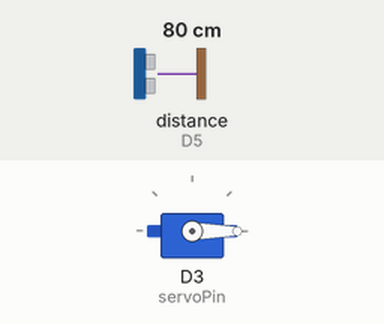
Simulated run of this sketch. Board: ESP8266 (NodeMCU). Parts: servo. Wiring (inferred from the names in the program): ultrasonic range finder: trigger D2; echo D5. The inputs (shaded band) are chosen by the test bench; at power-on: distance to the obstacle (sensor on D5) 80 cm. The echo pulse lasts 58.3 µs per cm.

Above: at 1.2 s.
1.3 s: distance to the obstacle (sensor on D5) set to 12 cm
2.8 s: distance to the obstacle (sensor on D5) set to 9 cm
At 3.1 s:
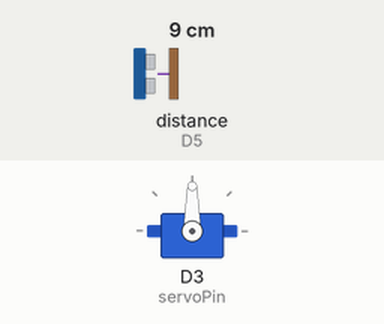
4.3 s: distance to the obstacle (sensor on D5) set to 18 cm
At 4.9 s:
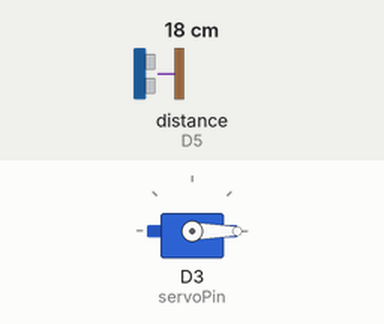
5.9 s: distance to the obstacle (sensor on D5) set to 2 cm
At 6.8 s:
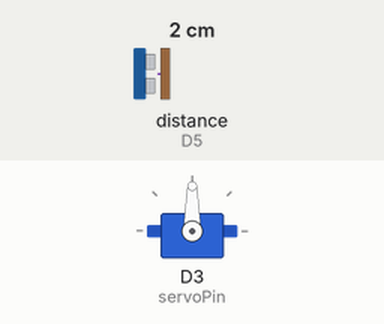
Timing chart, 0 to 8.4 s (numbered marks = the images above; inputs shaded):
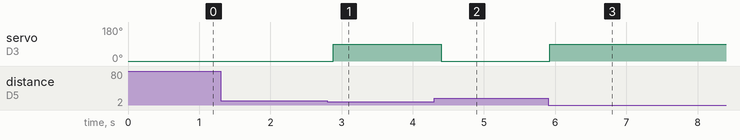

The sketch:

Smart_parking_using_sonar.ino
```cpp
#include <Servo.h>

Servo servo;  // create a servo object to control the servo
int servoPin = D3; // servo signal pin
int trigPin = D2; // ultrasonic sensor trigger pin
int echoPin = D5; // ultrasonic sensor echo pin
long duration; // variable for ultrasonic sensor reading

void setup() {
  servo.attach(servoPin);  // attaches the servo on the specified pin to the servo object
  pinMode(trigPin, OUTPUT);
  pinMode(echoPin, INPUT);
}

void loop() {
  // read ultrasonic sensor
  digitalWrite(trigPin, LOW);
  delayMicroseconds(2);
  digitalWrite(trigPin, HIGH);
  delayMicroseconds(10);
  digitalWrite(trigPin, LOW);
  duration = pulseIn(echoPin, HIGH);
  long distance = duration / 58;  // convert ultrasonic sensor reading to distance in cm

  // control servo based on ultrasonic reading
  if (distance > 10) {
    servo.write(0);  // rotate servo to 0 degrees
  } else {
    servo.write(90);  // rotate servo to 90 degrees
  }

  delay(100);  // wait for next ultrasonic reading
}
```

Measured:
- the behaviour switches between 11 and 10 cm on distance to the obstacle (sensor on D5) (found by bisection; images 0 and 1)
- after the input at 1.3 s, every drawn part: stays the same
- after the input at 2.8 s, servo on D3 (servoPin): 0° → 90° after 0.09 s
- after the input at 4.3 s, servo on D3 (servoPin): 90° → 0° after 0.10 s
- after the input at 5.9 s, servo on D3 (servoPin): 0° → 90° at once
